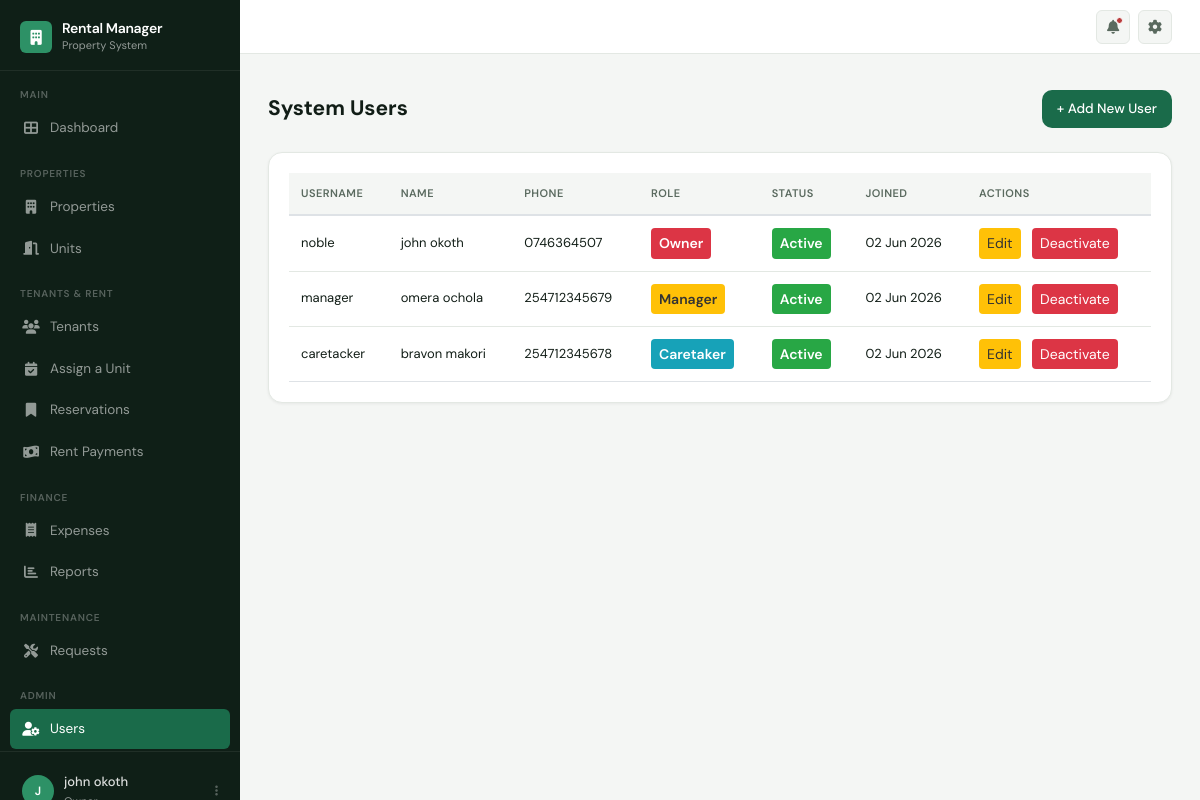
Page /users/ (signed in) on the earlier database version.
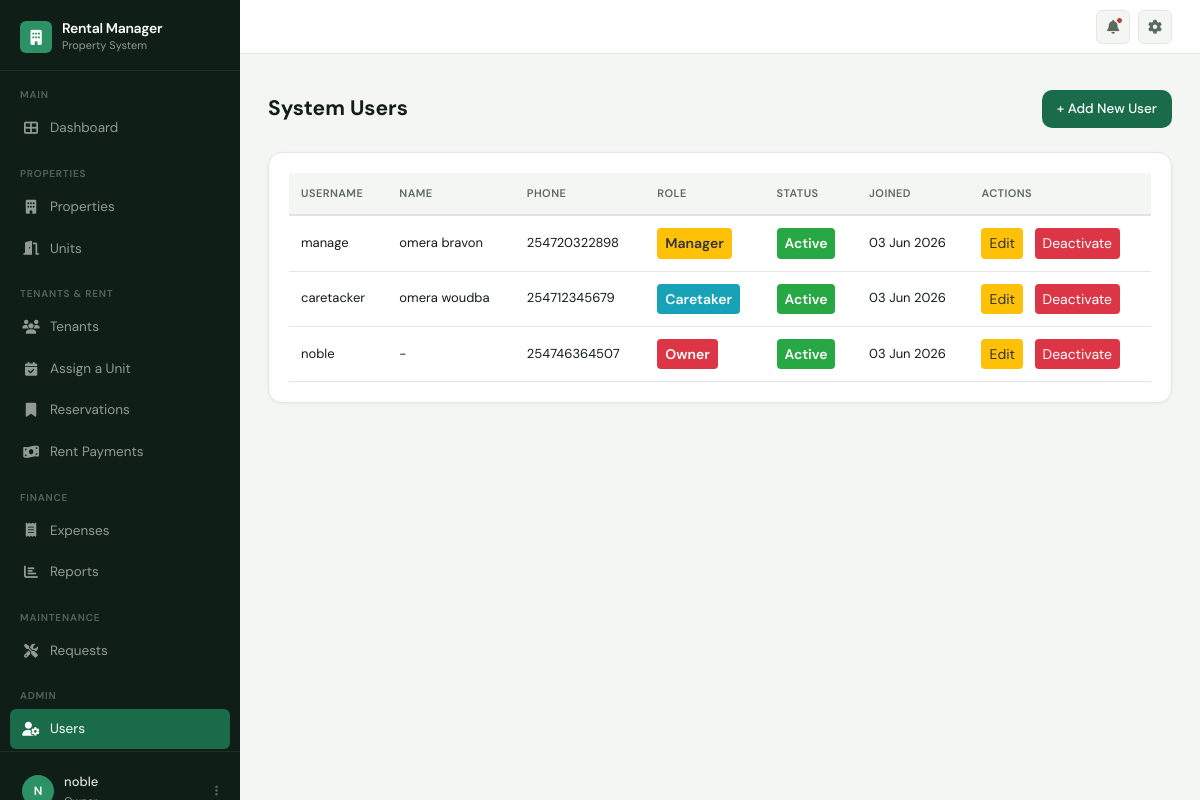
Same page on the later database version.
### accounts/models.py (models this page shows, shortened)
class User(AbstractUser):
    OWNER = 'OWNER'
    MANAGER = 'MANAGER'
    CARETAKER = 'CARETAKER'
    ROLE_CHOICES = [
        (OWNER, 'Owner'),
        (MANAGER, 'Manager'),
        (CARETAKER, 'Caretaker'),
    ]
    phone_number = models.CharField(max_length=15, unique=True)
    role = models.CharField(max_length=20, choices=ROLE_CHOICES, default=CARETAKER)
    created_at = models.DateTimeField(auto_now_add=True)
    updated_at = models.DateTimeField(auto_now=True)

### accounts/views.py (the view)
# urls.py: path('users/', views.user_list, name='user_list'),
@login_required
@user_passes_test(lambda u: u.role == User.OWNER)
def user_list(request):
    users = User.objects.all().order_by('-date_joined')
    return render(request, 'accounts/user_list.html', {'users': users})

### templates/accounts/user_list.html (shortened to what the changed rows need)
{% extends 'base.html' %}
{% block content %}
<div class="container">
    <div style="display: flex; justify-content: space-between; align-items: center; margin-bottom: 1.5rem; margin-top: 0.5rem;">
        <h2 style="margin: 0;">System Users</h2>
    </div>
    <div class="card">
        <div class="card-body" style="overflow-x: auto;">
            <table style="width: 100%; border-collapse: collapse;">
                <thead>
                    <tr style="background-color: #f8f9fa; border-bottom: 2px solid #dee2e6;">
                        <th style="padding: 0.75rem; text-align: left; font-weight: 600;">Username</th>
                        <th style="padding: 0.75rem; text-align: left; font-weight: 600;">Name</th>
                        <th style="padding: 0.75rem; text-align: left; font-weight: 600;">Phone</th>
                        <th style="padding: 0.75rem; text-align: left; font-weight: 600;">Role</th>
                        <th style="padding: 0.75rem; text-align: left; font-weight: 600;">Status</th>
                        <th style="padding: 0.75rem; text-align: left; font-weight: 600;">Joined</th>
                        <th style="padding: 0.75rem; text-align: left; font-weight: 600;">Actions</th>
                    </tr>
                </thead>
                <tbody>
                    {% for user in users %}
                        <tr style="border-bottom: 1px solid #dee2e6;">
                            <td style="padding: 0.75rem;">{{ user.username }}</td>
                            <td style="padding: 0.75rem;">{{ user.get_full_name|default:"-" }}</td>
                            <td style="padding: 0.75rem;">{{ user.phone_number|default:"-" }}</td>
                            <td style="padding: 0.75rem;">
                                <span style="display: inline-block; padding: 0.25rem 0.5rem; border-radius: 4px; font-size: 0.875rem; font-weight: 600;
                                    {% if user.role == 'OWNER' %}background-color: #dc3545; color: white;
                                    {% elif user.role == 'MANAGER' %}background-color: #ffc107; color: #333;
                                    {% else %}background-color: #17a2b8; color: white;{% endif %}">
                                    {{ user.get_role_display }}
                                </span>
                            </td>
                            <td style="padding: 0.75rem;">
                                {% if user.is_active %}
                                    <span style="display: inline-block; padding: 0.25rem 0.5rem; border-radius: 4px; font-size: 0.875rem; font-weight: 600; background-color: #28a745; color: white;">Active</span>
                                {% else %}
                                    <span style="display: inline-block; padding: 0.25rem 0.5rem; border-radius: 4px; font-size: 0.875rem; font-weight: 600; background-color: #6c757d; color: white;">Inactive</span>
                                {% endif %}
                            </td>
                            <td style="padding: 0.75rem;">{{ user.date_joined|date:"d M Y" }}</td>
                            <td style="padding: 0.75rem;">
                                <a href="{% url 'edit_user' user.id %}"
                                   style="display: inline-block; padding: 0.25rem 0.5rem; background-color: #ffc107; color: #333; text-decoration: none; border-radius: 4px; font-size: 0.875rem; margin-right: 0.5rem;">
                                    Edit
                                </a>
                                {% if user.is_active %}
                                    <a href="{% url 'deactivate_user' user.id %}"
                                       style="display: inline-block; padding: 0.25rem 0.5rem; background-color: #dc3545; color: white; text-decoration: none; border-radius: 4px; font-size: 0.875rem;"
                                       onclick="return confirm('Deactivate this user?')">
                                        Deactivate
                                    </a>
                                {% else %}
                                    <a href="{% url 'deactivate_user' user.id %}"
                                       style="display: inline-block; padding: 0.25rem 0.5rem; background-color: #28a745; color: white; text-decoration: none; border-radius: 4px; font-size: 0.875rem;"
                                       onclick="return confirm('Activate this user?')">
                                        Activate
                                    </a>
                                {% endif %}
                            </td>
                        </tr>
                    {% empty %}
                        <tr>
                            <td colspan="7" style="padding: 2rem; text-align: center; color: #6c757d;">No users found.</td>
                        </tr>
                    {% endfor %}
                </tbody>
            </table>
        </div>
    </div>
</div>
{% endblock %}

### templates/base.html (shortened to what the changed rows need)
<!DOCTYPE html>
<html lang="en">
{% load static %}
<head>
  <link rel="stylesheet" href="https://cdnjs.cloudflare.com/ajax/libs/font-awesome/6.4.0/css/all.min.css">
  <link rel="stylesheet" href="{% static 'styles/main.css' %}">
</head>
<body>
{% if user.is_authenticated %}
<aside class="sidebar" id="sidebar" aria-label="Main navigation">
  <a href="{% url 'home' %}" class="sidebar-brand">
    <div class="brand-icon"><i class="fas fa-building" aria-hidden="true"></i></div>
    <div>
      <div class="brand-name">Rental Manager</div>
      <div class="brand-sub">Property System</div>
    </div>
  </a>
  <div class="sidebar-section-label">Main</div>
  <ul class="sidebar-nav">
    <li>
      <a href="{% url 'dashboard' %}"
         class="{% if request.resolver_match.url_name == 'dashboard' %}active{% endif %}"
         aria-current="{% if request.resolver_match.url_name == 'dashboard' %}page{% endif %}">
        <i class="fas fa-th-large" aria-hidden="true"></i> Dashboard
      </a>
    </li>
  </ul>
  {% if user.role == 'OWNER' or user.role == 'MANAGER' %}
  <div class="sidebar-section-label">Properties</div>
  <ul class="sidebar-nav">
    <li>
      <a href="{% url 'property_list' %}"
         class="{% if 'property' in request.resolver_match.url_name %}active{% endif %}"
         aria-current="{% if 'property' in request.resolver_match.url_name %}page{% endif %}">
        <i class="fas fa-building" aria-hidden="true"></i> Properties
      </a>
    </li>
    <li>
      <a href="{% url 'unit_list' %}"
         class="{% if 'unit' in request.resolver_match.url_name %}active{% endif %}"
         aria-current="{% if 'unit' in request.resolver_match.url_name %}page{% endif %}">
        <i class="fas fa-door-open" aria-hidden="true"></i> Units
      </a>
    </li>
  </ul>
  {% endif %}
  <div class="sidebar-section-label">Tenants &amp; Rent</div>
  <ul class="sidebar-nav">
    <li>
      <a href="{% url 'tenant_list' %}"
         class="{% if 'tenant' in request.resolver_match.url_name %}active{% endif %}"
         aria-current="{% if 'tenant' in request.resolver_match.url_name %}page{% endif %}">
        <i class="fas fa-users" aria-hidden="true"></i> Tenants
      </a>
    </li>
    <li>
      <a href="{% url 'tenancy_list' %}"
         class="{% if 'tenancy' in request.resolver_match.url_name %}active{% endif %}"
         aria-current="{% if 'tenancy' in request.resolver_match.url_name %}page{% endif %}">
        <i class="fas fa-calendar-check" aria-hidden="true"></i> Assign a Unit
      </a>
    </li>
    <li>
      <a href="{% url 'reservation_list' %}"
         class="{% if 'reservation' in request.resolver_match.url_name %}active{% endif %}"
         aria-current="{% if 'reservation' in request.resolver_match.url_name %}page{% endif %}">
        <i class="fas fa-bookmark" aria-hidden="true"></i> Reservations
      </a>
    </li>
    <li>
      <a href=""
         class="{% if 'rent_payment' in request.resolver_match.url_name %}active{% endif %}"
         aria-current="{% if 'rent_payment' in request.resolver_match.url_name %}page{% endif %}">
        <i class="fas fa-money-bill-wave" aria-hidden="true"></i> Rent Payments
      </a>
    </li>
  </ul>
  <div class="sidebar-section-label">Finance</div>
  <ul class="sidebar-nav">
    <li>
      <a href=""
         class="{% if 'expense' in request.resolver_match.url_name %}active{% endif %}"
         aria-current="{% if 'expense' in request.resolver_match.url_name %}page{% endif %}">
        <i class="fas fa-receipt" aria-hidden="true"></i> Expenses
      </a>
    </li>
    <li>
      <a href=""
         class="{% if 'report' in request.resolver_match.url_name %}active{% endif %}"
         aria-current="{% if 'report' in request.resolver_match.url_name %}page{% endif %}">
        <i class="fas fa-chart-bar" aria-hidden="true"></i> Reports
      </a>
    </li>
  </ul>
  <div class="sidebar-section-label">Maintenance</div>
  <ul class="sidebar-nav">
    <li>
      <a href=""
         class="{% if 'maintenance' in request.resolver_match.url_name %}active{% endif %}"
         aria-current="{% if 'maintenance' in request.resolver_match.url_name %}page{% endif %}">
        <i class="fas fa-tools" aria-hidden="true"></i> Requests
      </a>
    </li>
  </ul>
  {% if user.role == 'OWNER' %}
  <div class="sidebar-section-label">Admin</div>
  <ul class="sidebar-nav">
    <li>
      <a href="{% url 'user_list' %}"
         class="{% if 'user' in request.resolver_match.url_name %}active{% endif %}"
         aria-current="{% if 'user' in request.resolver_match.url_name %}page{% endif %}">
        <i class="fas fa-user-cog" aria-hidden="true"></i> Users
      </a>
    </li>
  </ul>
  {% endif %}
  <div class="sidebar-footer">
    <div class="user-card" onclick="toggleDropdown('userDrop')" role="button" aria-haspopup="true" aria-expanded="false" tabindex="0">
      <div class="user-avatar" aria-hidden="true">
        {{ user.get_full_name|default:user.username|first|upper }}
      </div>
      <div class="user-info">
        <div class="user-name">{{ user.get_full_name|default:user.username }}</div>
        <div class="user-role">{{ user.get_role_display }}</div>
      </div>
      <i class="fas fa-ellipsis-v user-ellipsis" aria-hidden="true"></i>
    </div>
  </div>
</aside>
{% endif %}
<div class="main">
  <main class="page" id="main-content">
    {% block content %}{% endblock %}
  </main>
</div>
</body>
</html>

Differences in the rows shown:
removed User: get_full_name|first "J", get_full_name "john okoth", username "noble", phone_number "0746364507", role "Owner", is_active "Active", date_joined "02 Jun 2026"
added User: get_full_name|first "N", get_full_name "noble", username "noble", get_full_name "-", phone_number "254746364507", role "Owner", is_active "Active", date_joined "03 Jun 2026"
changed User "Manager": username "manager" → "manage"; get_full_name "omera ochola" → "omera bravon"; phone_number "254712345679" → "254720322898"; date_joined "02 Jun 2026" → "03 Jun 2026"
changed User "Caretaker": get_full_name "bravon makori" → "omera woudba"; phone_number "254712345678" → "254712345679"; date_joined "02 Jun 2026" → "03 Jun 2026"
